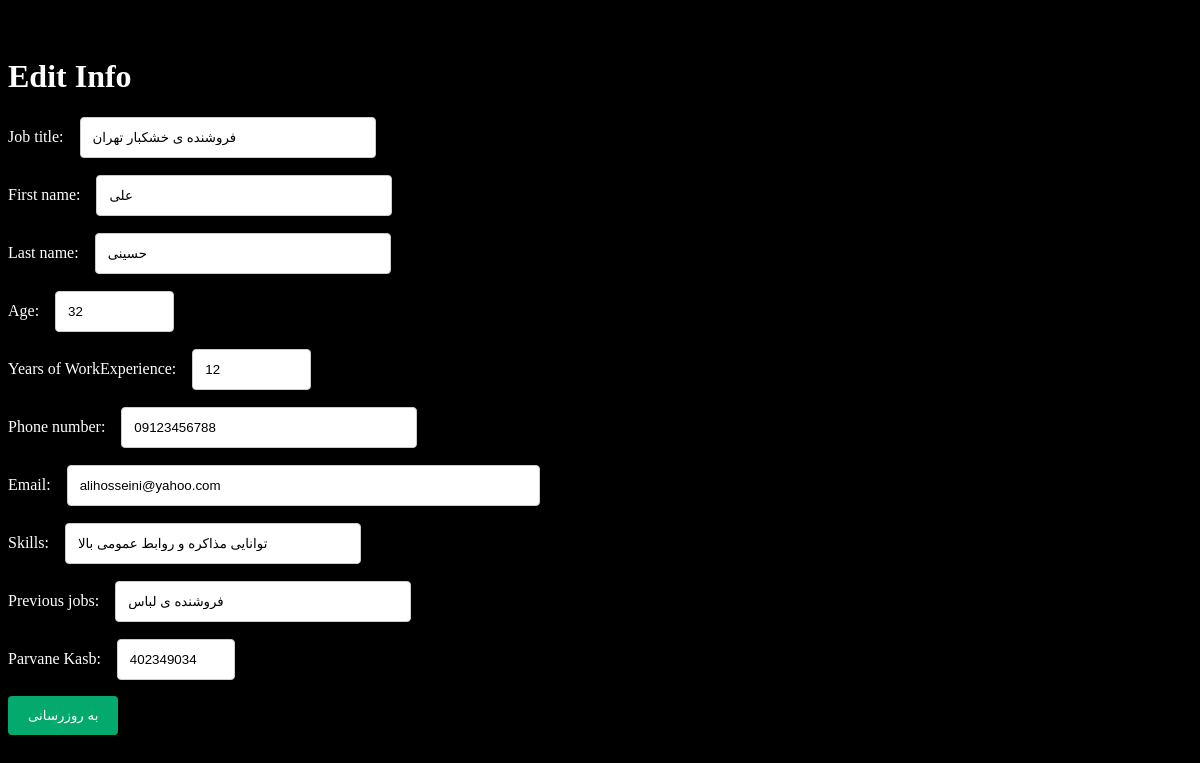
Screenshot of /career/offer/1/edit/ with the database file from the repository.
### company/models.py (models this page shows, shortened)
class JobOffer(models.Model):
    job_title    = models.CharField(default="فروشنده ی خشکبار تهران", max_length=70)
    first_name   = models.CharField(max_length=20)
    last_name    = models.CharField(max_length=30)
    age          = models.IntegerField()
    Years_of_WorkExperience = models.IntegerField(default="2")
    phone_number = models.CharField(max_length=11, blank=True , default="09192999154") # Validators should be a list
    email      = models.EmailField(max_length=50)
    skills    = models.CharField(max_length=500, default="توانایی مذاکره و روابط عمومی بالا")
    previous_jobs = models.CharField(max_length=400, default="شغلی نداشته ام")
    Parvane_Kasb = models.IntegerField(default="402349034")

### company/views.py (the view)
# urls.py: path('career/offer/<int:pk>/edit/', OfferUpdateView.as_view(), name='offer_edit'),
class OfferUpdateView(UpdateView):
    model = JobOffer
    template_name = 'offer_edit.html'
    fields = ['job_title', 'first_name', 'last_name', 'age','Years_of_WorkExperience', 'phone_number', 'email', 'skills', 'previous_jobs', 'Parvane_Kasb']
    success_url = reverse_lazy('offer')

### templates/offer_edit.html (shortened to what this page needs)
{% block content %}
<head>
</head>
<h1>Edit Info</h1>
<form action="" method="post">{% csrf_token %}
{{ form.as_p }}
<input type="submit" value="به روزرسانی">
</form>
{% endblock content %}

### templates/offer_edit.html (style rules this page uses)
* { box-sizing: border-box; }
input[type=text], select, textarea { width: 25%; padding: 12px; border: 1px solid #ccc; border-radius: 4px; resize: vertical; }
input[type=email], select, textarea { width: 40%; padding: 12px; border: 1px solid #ccc; border-radius: 4px; resize: vertical; }
input[type=number], select, textarea { width: 10%; padding: 12px; border: 1px solid #ccc; border-radius: 4px; resize: vertical; }
label { padding: 12px 12px 12px 0; display: inline-block; }
input[type=submit] { background-color: #04AA6D; color: white; padding: 12px 20px; border: none; border-radius: 4px; cursor: pointer; float: left; }

### rows the page displays
JobOffer: job_title "فروشنده ی خشکبار تهران", first_name "علی", last_name "حسینی", age "32", Years_of_WorkExperience "12", phone_number "09123456788", email "alihosseini@yahoo.com", skills "توانایی مذاکره و روابط عمومی بالا", previous_jobs "فروشنده ی لباس", Parvane_Kasb "402349034"
